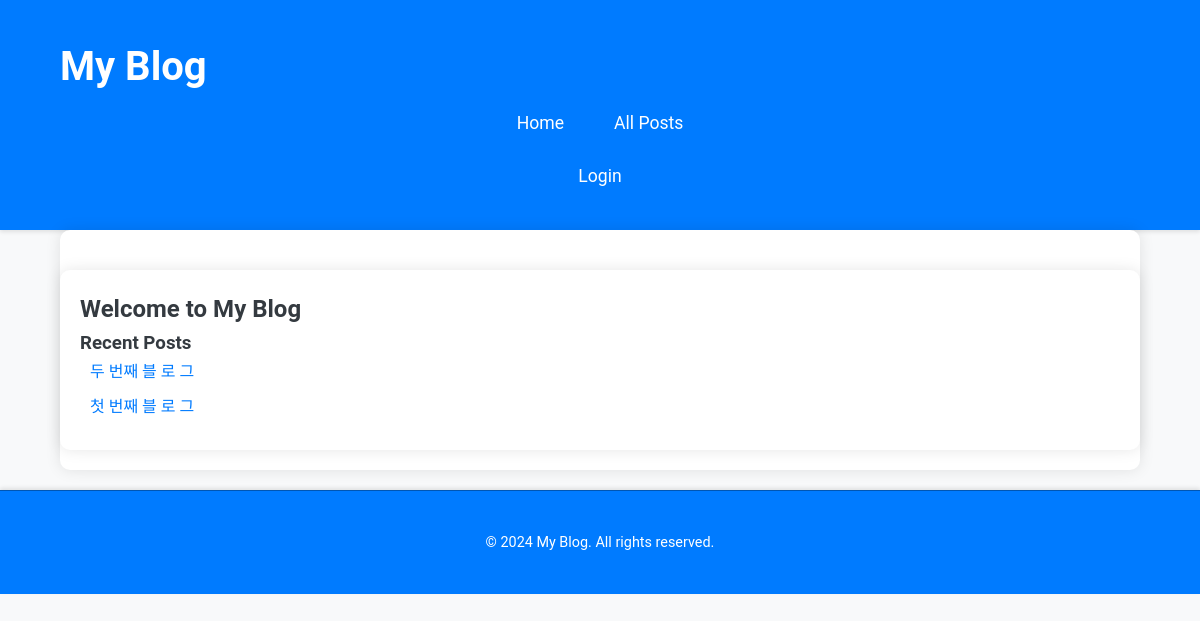
The app's page /, older data.
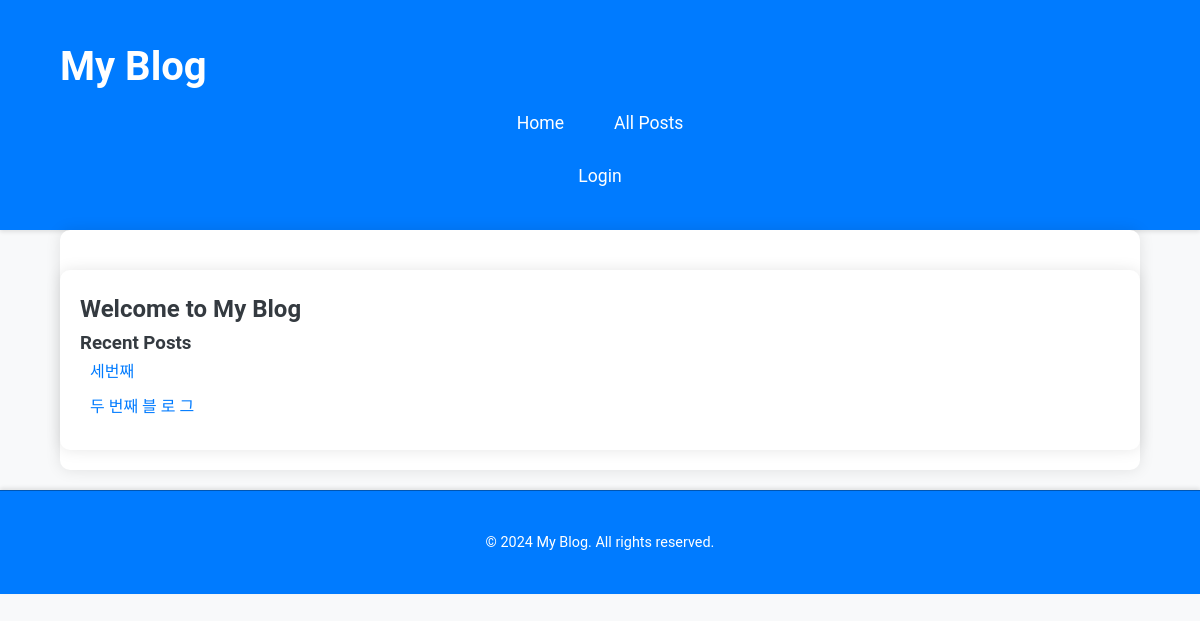
The same page, newer data.
### blog/models.py (models this page shows, shortened)
class Post(models.Model):
    title = models.CharField(max_length=200) # max 값을 지정해야할때
    content = models.TextField() # 길이 제한이 없을때
    created_date = models.DateTimeField(default=timezone.now) # 날짜와 시간을 의미함
    modified_date = models.DateTimeField(auto_now=True) # 수정될때마다 시간이 자동으로 업데이트 됨
    category = models.ForeignKey(Category, on_delete=models.CASCADE, null=True, related_name = 'posts') # Category 모델과 Post 모델을 1:N 관계로 연결함
    class Meta:
        ordering = ['-created_date'] # -가 있으면 내림차순, 없으면 오름차순

### blog/views.py (the view)
# urls.py: path('', views.home, name='home'),
def home(request):
    recent_post = Post.objects.order_by('-created_date')[:5]
    return render(request, 'blog/home.html', {'recent_posts': recent_post})

### blog/templates/blog/home.html
{% extends 'blog/base.html' %}
{% block content %}
    <div class="content-wrapper">
        <h2>Welcome to My Blog</h2>
        <h3>Recent Posts</h3>
        <ul class="post-list">
        {% for post in recent_posts %}
            <li><a href="#">{{ post.title }}</a></li>
        {% empty %}
            <li>No posts yet.</li>
        {% endfor %}
        </ul>
    </div>
{% endblock %}

### blog/templates/blog/base.html (shortened to what this page needs)
<!DOCTYPE html>
<html lang="en">
<head>
    {% load static %}
    <link rel="stylesheet" href="{% static 'css/style.css' %}">
</head>
<body>
    <header class="site-header">
        <nav>
            <div class="container">
                <h1><a href="{% url 'home' %}">My Blog</a></h1>
                <ul>
                    <li><a href="{% url 'home' %}">Home</a></li>
                    <li><a href="{% url 'post_list' %}">All Posts</a></li>
                </ul>
                <div class="user-auth">
                    {% if user.is_authenticated %}
                        <span>Welcome, {{ user.username }}!</span>
                        <form id="logout-form" action="{% url 'logout' %}" method="post">
                            {% csrf_token %}
                            <button type="submit">
                                Logout
                            </button>
                        </form>
                    {% else %}
                        <a href="{% url 'login' %}">Login</a>
                    {% endif %}
                </div>
            </div>
        </nav>
    </header>
    <main class="container">
        {% block content %}
        {% endblock %}
    </main>
    <footer class="site-footer">
        <div class="container">
            <p>&copy; 2024 My Blog. All rights reserved.</p>
        </div>
    </footer>
</body>
</html>

### blog/static/css/style.css (style rules this page uses)
body, h1, h2, h3, h4, h5, h6, p, ul, li, a, button, form { margin: 0; padding: 0; box-sizing: border-box; }
body { font-family: 'Roboto', Arial, sans-serif; line-height: 1.6; background-color: #f8f9fa; color: #343a40; margin: 0; padding: 0; }
.container { width: 90%; max-width: 1140px; margin: 0 auto; padding: 20px 0; }
header { background: #007bff; color: #fff; padding: 15px 0; box-shadow: 0 2px 4px rgba(0, 0, 0, 0.1); }
header h1 a { color: #fff; text-decoration: none; font-size: 2.5rem; font-weight: bold; }
nav ul { list-style: none; display: flex; justify-content: center; padding: 10px 0; }
nav ul li { margin: 0 15px; }
nav ul li a { color: #fff; text-decoration: none; padding: 5px 10px; font-size: 1.1rem; transition: background 0.3s ease, color 0.3s ease; }
.user-auth { display: flex; align-items: center; justify-content: center; margin-top: 10px; }
.user-auth a { color: #fff; text-decoration: none; padding: 5px 10px; transition: background 0.3s ease, color 0.3s ease; font-size: 1.1rem; }
main { padding: 20px; background: #fff; margin-top: 20px; border-radius: 10px; box-shadow: 0 0 15px rgba(0, 0, 0, 0.1); }
footer { background: #007bff; color: #fff; text-align: center; padding: 20px 0; margin-top: 20px; border-top: 1px solid #0056b3; box-shadow: 0 -2px 4px rgba(0, 0, 0, 0.1); }
footer p { margin: 0; font-size: 0.9rem; }
.content-wrapper { padding: 20px; background: #fff; border-radius: 10px; box-shadow: 0 0 15px rgba(0, 0, 0, 0.1); margin-top: 20px; }
.post-list { list-style: none; padding: 0; }
.post-list li { margin-bottom: 10px; }
.post-list li a { color: #007bff; text-decoration: none; padding: 5px 10px; transition: background 0.3s ease, color 0.3s ease; }

Row changes from the older to the newer data that the page shows:
removed Post: title "첫 번째 블 로 그"
added Post: title "세번째"
